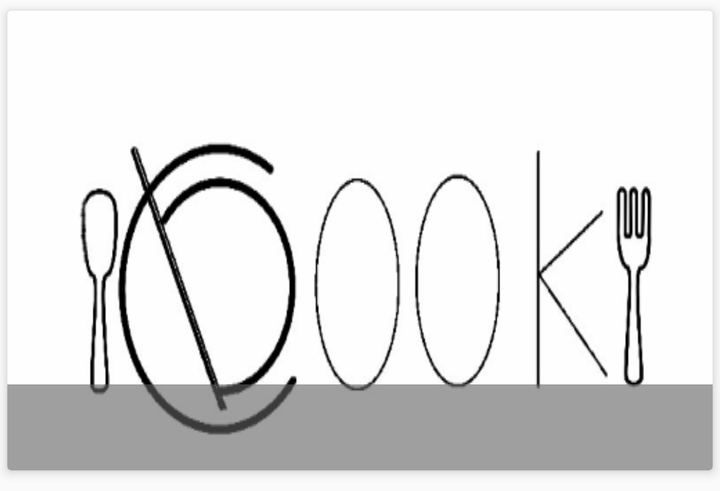
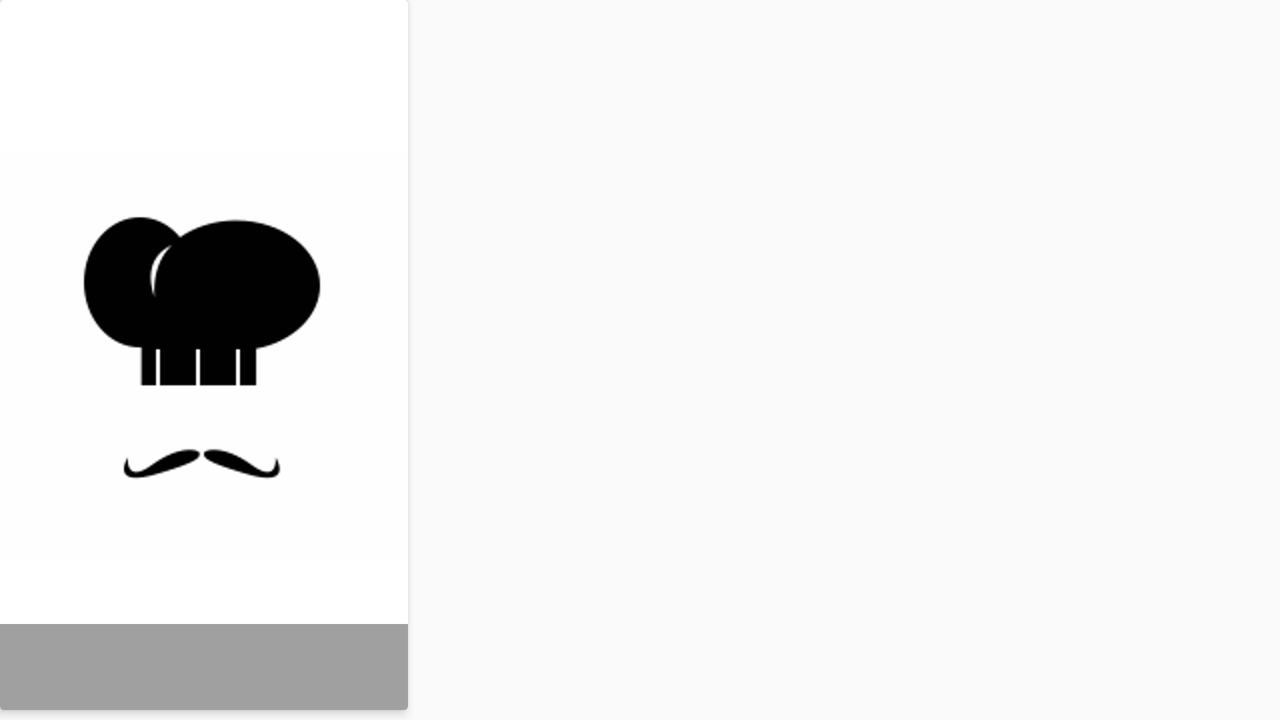

One screen, two layout resources from the same app: the default and the repository's alternative for another configuration. Each is rendered where Android would select it; the XML of both is given below.
<!-- AndroidManifest.xml: application theme AppTheme -->
<!-- res/layout/card_recipe.xml -->
<?xml version="1.0" encoding="utf-8"?>
<android.support.v7.widget.CardView xmlns:android="http://schemas.android.com/apk/res/android"
    xmlns:cardview="http://schemas.android.com/apk/res-auto"
    android:id="@+id/card"
    android:layout_width="match_parent"
    android:layout_height="wrap_content"
    android:layout_marginBottom="5dp"
    cardview:cardCornerRadius="2dp"
    cardview:cardElevation="3dp"
    cardview:cardUseCompatPadding="true">

    <ImageView
        android:id="@+id/imageView"
        android:layout_width="match_parent"
        android:layout_height="wrap_content"
        android:background="@drawable/background"/>

    <TextView
        android:id="@+id/infoText"
        android:layout_width="match_parent"
        android:layout_height="wrap_content"
        android:layout_gravity="bottom"
        android:background="#99616161"
        android:ellipsize="end"
        android:maxLines="3"
        android:paddingBottom="16dp"
        android:paddingLeft="8dp"
        android:textColor="#F5F5F5"
        android:textSize="20sp" />

</android.support.v7.widget.CardView>
<!-- resources referenced by this layout -->
<resources>
  <!-- drawable background: png bitmap (drawable, 16556 bytes) -->
  <style name="AppTheme" parent="Theme.AppCompat.Light.DarkActionBar">
          
          <item name="colorPrimary">@color/colorPrimary</item>
          <item name="colorPrimaryDark">@color/colorPrimaryDark</item>
          <item name="colorAccent">@color/colorAccent</item>
      </style>
  <color name="colorPrimary">#212121</color>
  <color name="colorPrimaryDark">#424242</color>
  <color name="colorAccent">#90A4AE</color>
</resources>
<!-- res/layout-land/card_recipe.xml (the repository's variant of the layout above) -->
<!-- drawn on the phone turned sideways -->
<android.support.v7.widget.CardView xmlns:android="http://schemas.android.com/apk/res/android"
    xmlns:cardview="http://schemas.android.com/apk/res-auto"
    android:id="@+id/card"
    android:layout_width="wrap_content"
    android:layout_height="match_parent"
    android:layout_marginBottom="5dp"
    cardview:cardCornerRadius="2dp"
    cardview:cardElevation="3dp">

    <ImageView
        android:id="@+id/imageView"
        android:layout_width="wrap_content"
        android:layout_height="match_parent"
        android:src="@drawable/a" />

    <TextView
        android:id="@+id/infoText"
        android:layout_width="match_parent"
        android:layout_height="wrap_content"
        android:layout_alignEnd="@+id/imageView"
        android:layout_alignParentBottom="true"
        android:layout_alignParentStart="true"
        android:layout_gravity="bottom"
        android:background="#99616161"
        android:paddingBottom="16dp"
        android:paddingLeft="8dp"
        android:textColor="#F5F5F5"
        android:textSize="20sp" />

</android.support.v7.widget.CardView>
<!-- resources referenced by the variant -->
<!-- as the phone turned sideways resolves them -->
<resources>
  <!-- drawable a: png bitmap (drawable, 3921 bytes) -->
  <style name="AppTheme" parent="Theme.AppCompat.Light.DarkActionBar">
          
          <item name="colorPrimary">@color/colorPrimary</item>
          <item name="colorPrimaryDark">@color/colorPrimaryDark</item>
          <item name="colorAccent">@color/colorAccent</item>
      </style>
  <color name="colorPrimary">#212121</color>
  <color name="colorPrimaryDark">#424242</color>
  <color name="colorAccent">#90A4AE</color>
</resources>
